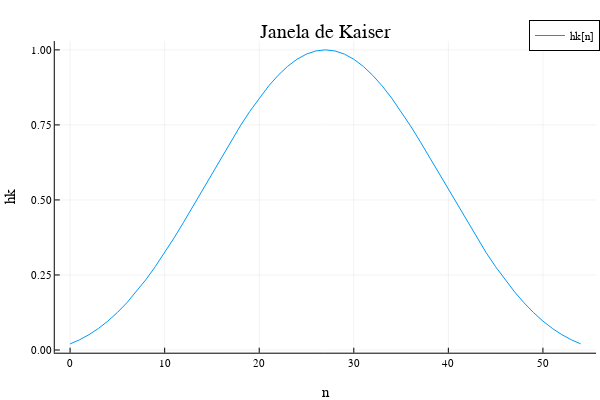

Notebook cell for this chart:
### Markdown cell above
## Passa-baixas

### Code cell
δp = 0.005
δr = 0.001
ωr = π/4
ωp = π/25

Δω = ωr - ωp
A= -20log10(min(δp, δr))

Nk = 55

β = 5.65326


nk = 0:Nk-1
k = kaiser(Nk,β/π)

plot(nk, k, title = "Janela de Kaiser", xlabel = "n", ylabel = "hk", label = "hk[n]")

### Figure 1 — Plotly figure (JSON) as saved in the notebook; plotly's stock layout.template omitted (floating-point values rounded to 4 significant figures)
{"data": [{"xaxis": "x", "colorbar": {"y": 0.5087, "title": "", "len": 0.8657, "x": 0.9934}, "yaxis": "y", "x": [0, 1, 2, 3, 4, 5, 6, 7, 8, 9, 10, 11, 12, 13, 14, 15, 16, 17, 18, 19, 20, 21, 22, 23, 24, 25, 26, 27, 28, 29, 30, 31, 32, 33, 34, 35, 36, 37, 38, 39, 40, 41, 42, 43, 44, 45, 46, 47, 48, 49, 50, 51, 52, 53, 54], "showlegend": true, "mode": "lines", "name": "hk[n]", "legendgroup": "hk[n]", "line": {"color": "rgba(0, 154, 250, 1.000)", "shape": "linear", "dash": "solid", "width": 1}, "y": [0.02039, 0.03407, 0.05115, 0.07188, 0.09643, 0.1249, 0.1573, 0.1937, 0.2338, 0.2774, 0.3241, 0.3737, 0.4255, 0.4789, 0.5334, 0.5882, 0.6425, 0.6956, 0.7467, 0.7949, 0.8395, 0.8799, 0.9152, 0.945, 0.9688, 0.986, 0.9965, 1, 0.9965, 0.986, 0.9688, 0.945, 0.9152, 0.8799, 0.8395, 0.7949, 0.7467, 0.6956, 0.6425, 0.5882, 0.5334, 0.4789, 0.4255, 0.3737, 0.3241, 0.2774, 0.2338, 0.1937, 0.1573, 0.1249, 0.09643, 0.07188, 0.05115, 0.03407, 0.02039], "type": "scatter"}], "layout": {"showlegend": true, "xaxis": {"showticklabels": true, "gridwidth": 0.5, "tickvals": [0, 10, 20, 30, 40, 50], "range": [-1.62, 55.62], "domain": [0.09128, 0.9934], "mirror": false, "tickangle": 0, "showline": true, "ticktext": ["0", "10", "20", "30", "40", "50"], "zeroline": false, "tickfont": {"color": "rgba(0, 0, 0, 1.000)", "family": "sans-serif", "size": 11}, "zerolinecolor": "rgba(0, 0, 0, 1.000)", "anchor": "y", "visible": true, "ticks": "inside", "tickmode": "array", "linecolor": "rgba(0, 0, 0, 1.000)", "showgrid": true, "title": "n", "gridcolor": "rgba(0, 0, 0, 0.100)", "titlefont": {"color": "rgba(0, 0, 0, 1.000)", "family": "sans-serif", "size": 15}, "tickcolor": "rgb(0, 0, 0)", "type": "-"}, "paper_bgcolor": "rgba(255, 255, 255, 1.000)", "annotations": [{"yanchor": "top", "xanchor": "center", "rotation": 0, "y": 1, "font": {"color": "rgba(0, 0, 0, 1.000)", "family": "sans-serif", "size": 20}, "yref": "paper", "showarrow": false, "text": "Janela de Kaiser", "xref": "paper", "x": 0.5424}], "height": 400, "margin": {"l": 0, "b": 20, "r": 0, "t": 20}, "plot_bgcolor": "rgba(255, 255, 255, 1.000)", "yaxis": {"showticklabels": true, "gridwidth": 0.5, "tickvals": [0, 0.25, 0.5, 0.75, 1], "range": [-0.009, 1.029], "domain": [0.07581, 0.9415], "mirror": false, "tickangle": 0, "showline": true, "ticktext": ["0.00", "0.25", "0.50", "0.75", "1.00"], "zeroline": false, "tickfont": {"color": "rgba(0, 0, 0, 1.000)", "family": "sans-serif", "size": 11}, "zerolinecolor": "rgba(0, 0, 0, 1.000)", "anchor": "x", "visible": true, "ticks": "inside", "tickmode": "array", "linecolor": "rgba(0, 0, 0, 1.000)", "showgrid": true, "title": "hk", "gridcolor": "rgba(0, 0, 0, 0.100)", "titlefont": {"color": "rgba(0, 0, 0, 1.000)", "family": "sans-serif", "size": 15}, "tickcolor": "rgb(0, 0, 0)", "type": "-"}, "legend": {"yanchor": "auto", "xanchor": "auto", "bordercolor": "rgba(0, 0, 0, 1.000)", "bgcolor": "rgba(255, 255, 255, 1.000)", "borderwidth": 1, "tracegroupgap": 0, "y": 1, "font": {"color": "rgba(0, 0, 0, 1.000)", "family": "sans-serif", "size": 11}, "title": {"font": {"color": "rgba(0, 0, 0, 1.000)", "family": "sans-serif", "size": 15}, "text": ""}, "traceorder": "normal", "x": 1}, "width": 600}}
